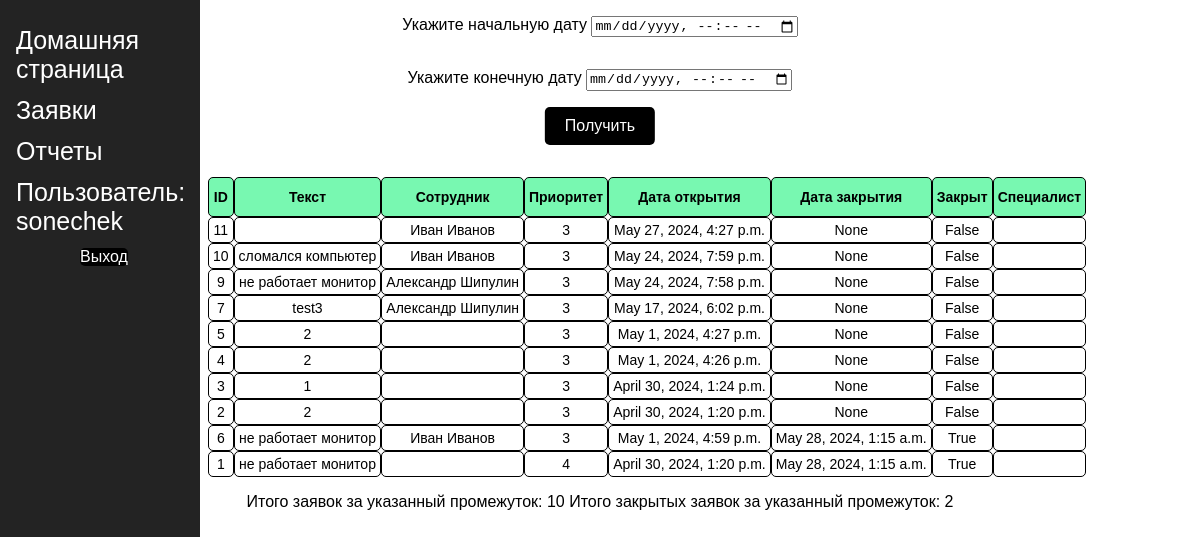
/reports/ (signed in), run on an earlier commit of the app's database.
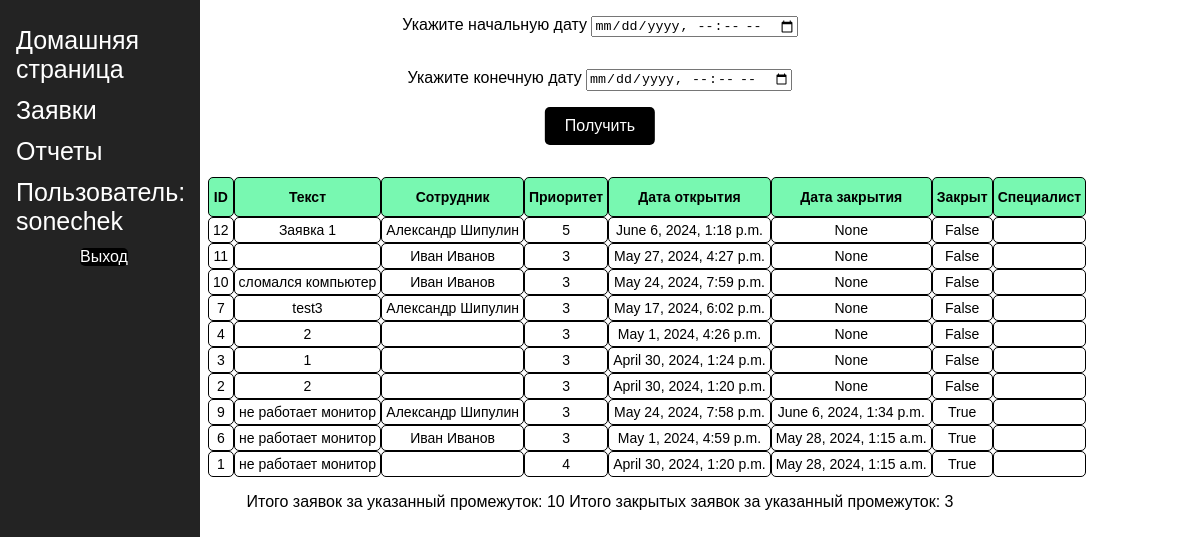
And on a later commit of the database.
### hdver2/models.py (models this page shows)
class Ticket(models.Model):
    text = models.TextField()
    employee = models.ForeignKey(User, on_delete=models.SET_NULL, null=True, blank=True, related_name='employee_tickets')
    specialist = models.ForeignKey(User, on_delete=models.SET_NULL, null=True, blank=True, related_name='specialist_tickets')
    date_opened = models.DateTimeField()
    date_closed = models.DateTimeField(blank=False, null=True)
    priority = models.IntegerField(default=3)
    is_closed = models.BooleanField(default=0)
    class Meta:
        ordering = ["is_closed", "-date_opened", "-priority"]

### hdver2/views.py (the view)
# urls.py: path('reports/', views.reports, name='reports'),
@permission_required('admin')
def reports(request):
    tickets = Ticket.objects.all()
    users = User.objects.all()
    tickets_count = tickets.count()
    tickets_closed_count = 0
    for ticket in tickets:
        if ticket.is_closed:
            tickets_closed_count += 1
    if request.method == 'POST':
        tickets = Ticket.objects.filter(date_opened__range=(request.POST.get('start_date'), request.POST.get('end_date')))
        tickets_count = tickets.count()
        tickets_closed_count = 0
        for ticket in tickets:
            if ticket.is_closed:
                tickets_closed_count += 1
        return render(request, 'hd/reports.html', {'tickets': tickets, 'tickets_count': tickets_count, 'tickets_closed_count': tickets_closed_count, 'users': users})
    else:
        return render(request, 'hd/reports.html', {'tickets': tickets, 'tickets_count': tickets_count, 'tickets_closed_count': tickets_closed_count})

### templates/hd/reports.html (shortened to what this page needs)
<!DOCTYPE html>
<html lang="en">
<head>
    {% load static %}
    <link rel="stylesheet" href="{% static 'css/styles.css' %}/">
</head>
<body>
<div class="sidenav">
    <a href="{% url 'index' %}">Домашняя страница</a>
    <a href="{% url 'tickets'%}">Заявки</a>
    <a href="{% url 'reports'%}">Отчеты</a>
    {% if user.is_authenticated %}
     <a>Пользователь: {{ user.get_username }}</a>
     <a>
       <form id="logout-form" method="post" action="{% url 'logout' %}">
         <button type="submit" class="btn">Выход</button>
       </form>
    </a>
   {% else %}
     <a><a href="{% url 'login'%}?next={{request.path}}">Войти</a></a>
   {% endif %}
</div>
<div>
    <form method="POST">
        <p align="center">
            Укажите начальную дату
        <input type="datetime-local" name="start_date" required>
        </p>
        <p>
        <p align="center">
        Укажите конечную дату
        <input type="datetime-local" name="end_date" required>
        </p>
        <input type="submit" value="Получить" class="btn">
    </form>
</div>
{% if tickets.count > 0 %}
<table class="sortable">
    <tr>
        <th>ID</th>
        <th>Текст</th>
        <th>Сотрудник</th>
        <th>Приоритет</th>
        <th>Дата открытия</th>
        <th>Дата закрытия</th>
        <th>Закрыт</th>
        <th>Специалист</th>
    </tr>
        {% for ticket in tickets %}
            <tr>
            <td>{{ ticket.id }}</td>
            <td>{{ ticket.text }}</td>
            <td>{{ ticket.employee.first_name }} {{ ticket.employee.last_name }}</td>
            <td>{{ ticket.priority }}</td>
            <td>{{ ticket.date_opened }}</td>
            <td>{{ ticket.date_closed }}</td>
            <td>{{ ticket.is_closed }}</td>
                            <td>{{ ticket.specialist.first_name }} {{ ticket.specialist.last_name }}</td>
            </tr>
        {% endfor %}
    </table>
{% endif %}
<p align="center">
    Итого заявок за указанный промежуток: {{ tickets_count }}
    Итого закрытых заявок за указанный промежуток: {{ tickets_closed_count }}
</p>
</body>
</html>

What changed in the data, as far as the page shows it:
removed Ticket: id "5", text "2", priority "3", date_opened "May 1, 2024, 4:27 p.m.", date_closed "None", is_closed "False"
added Ticket: id "12", text "Заявка 1", employee.first_name "Александр", employee.last_name "Шипулин", priority "5", date_opened "June 6, 2024, 1:18 p.m.", date_closed "None", is_closed "False"
changed Ticket id 9: date_closed "None" → "June 6, 2024, 1:34 p.m."; is_closed "False" → "True"; moves down the list
Also different on the page:
{{ tickets_closed_count }}: "2" → "3"
